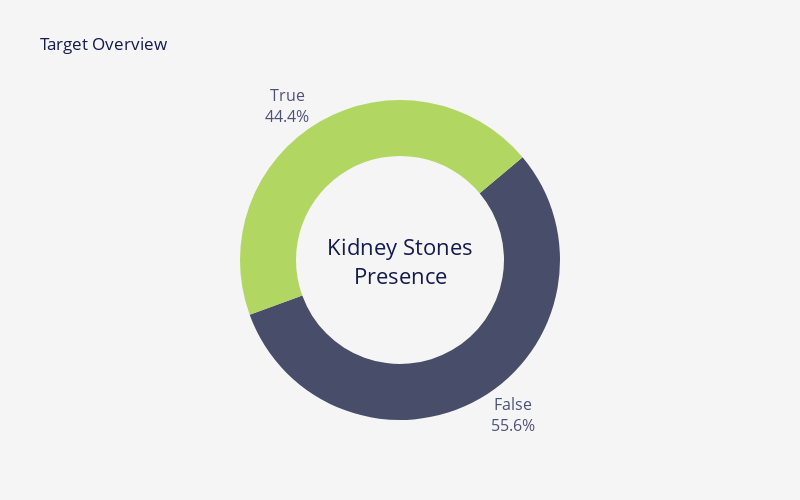

This figure's notebook cell:
### Markdown cell above
<p style="font-size:20px; font-family:JetBrains Mono; color:#3E3F4C; border-bottom: 3px solid #2a357d">Notes 📜</p>
<blockquote style="margin-right:auto; margin-left:auto; background-color:#fffaf6; padding: 15px; border-radius: 10px 10px">
    <ul style="font-size:16px; font-family:JetBrains Mono; color:#3E3F4C; margin-right: 10px; margin-top: 2px; margin-bottom: 2px">
        <li>In this section, we will take a closer look at each feature and create pivot tables which answer the question of which values are more related to the target.</li>
        <li>But let's see the target first.</li>
    </ul>
</blockquote>

### Code cell
df = train.copy()
df["Target"] = df["Target"].map({0: "False", 1: "True"})

fig = px.pie(
    df,
    names="Target",
    height=500,
    width=800,
    hole=0.65,
    title="Target Overview",
    color_discrete_sequence=["#0f173b", "#9acd32"],
)
fig.update_layout(
    font=dict(color=FONT_COLOR),
    plot_bgcolor=BACKGROUND_COLOR,
    paper_bgcolor=BACKGROUND_COLOR,
    showlegend=False,
)
fig.add_annotation(
    dict(
        x=0.5,
        y=0.5,
        align="center",
        xref="paper",
        yref="paper",
        showarrow=False,
        font_size=22,
        text="Kidney Stones<br>Presence",
    )
)
fig.update_traces(
    opacity=0.75,
    hovertemplate=None,
    textposition="outside",
    textinfo="percent+label",
    textfont_size=16,
    rotation=50,
)
fig.show()

### Figure 1 — Plotly figure (JSON) as saved in the notebook; plotly's stock layout.template omitted (floating-point values rounded to 4 significant figures; data arrays with more than 128 entries replaced by an {"elided": "..."} marker saying what was removed)
{"data": [{"domain": {"x": [0, 1], "y": [0, 1]}, "hole": 0.65, "labels": {"elided": "414 str values"}, "legendgroup": "", "name": "", "opacity": 0.75, "rotation": 50, "showlegend": true, "textfont": {"size": 16}, "textinfo": "percent+label", "textposition": "outside", "type": "pie"}], "layout": {"annotations": [{"align": "center", "font": {"size": 22}, "showarrow": false, "text": "Kidney Stones<br>Presence", "x": 0.5, "xref": "paper", "y": 0.5, "yref": "paper"}], "font": {"color": "#141B4D"}, "height": 500, "legend": {"tracegroupgap": 0}, "paper_bgcolor": "#F6F5F5", "piecolorway": ["#0f173b", "#9acd32"], "plot_bgcolor": "#F6F5F5", "showlegend": false, "title": {"text": "Target Overview"}, "width": 800}}
